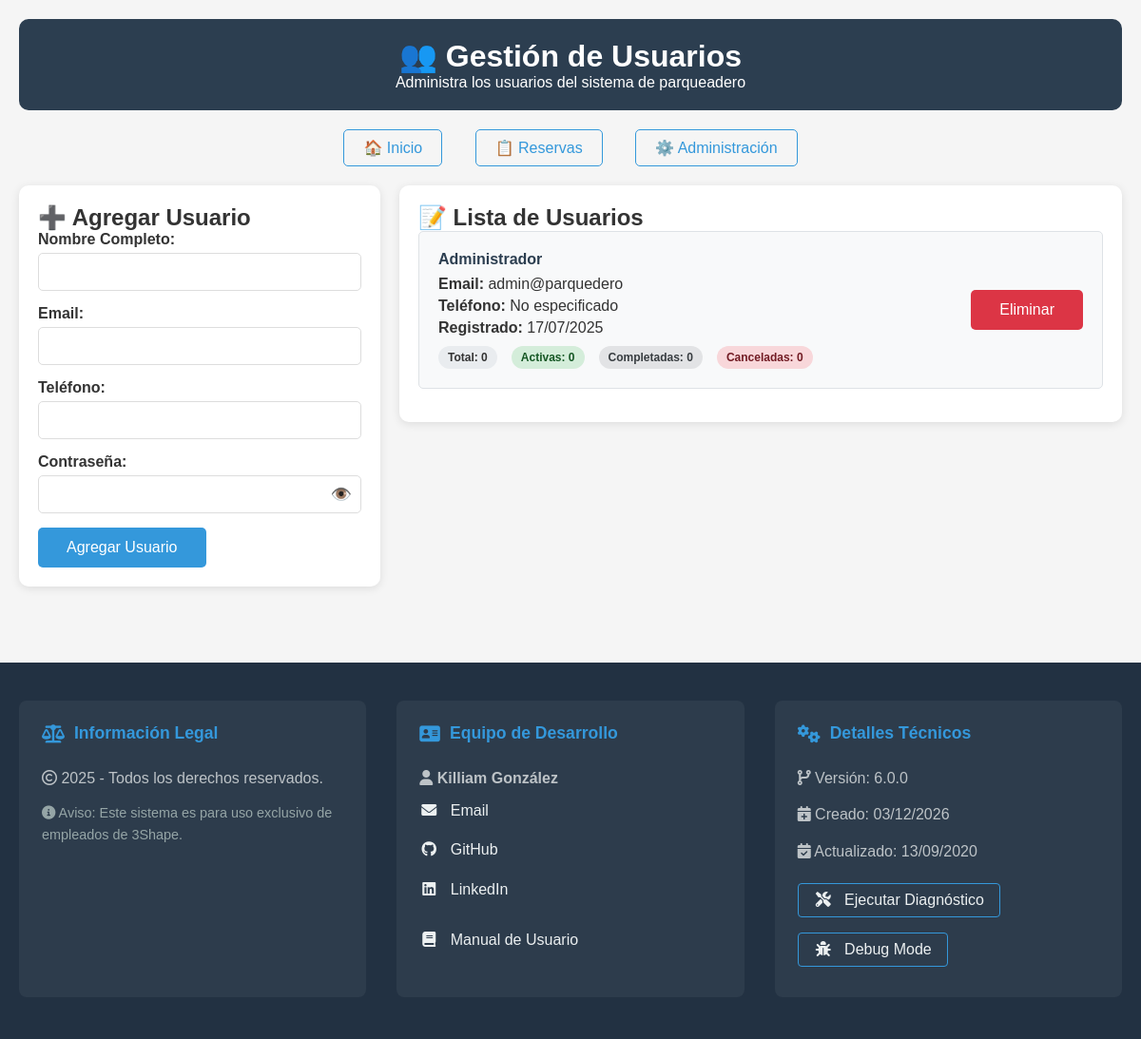
The page /public/usuarios.php?debug=1 (signed in) on the database its author committed.
### tables this page shows
CREATE TABLE usuarios (
    id INT AUTO_INCREMENT PRIMARY KEY,
    nombre VARCHAR(100) NOT NULL,
    email VARCHAR(100) UNIQUE NOT NULL,
    password VARCHAR(255) NOT NULL,
    rol ENUM('admin', 'usuario') DEFAULT 'usuario',
    telefono VARCHAR(20),
    fecha_registro TIMESTAMP DEFAULT CURRENT_TIMESTAMP
);

### public/usuarios.php (the view, shortened to what this page needs)
<?php
$pdo = conectarDB();
$usuarios = $pdo->query("SELECT * FROM usuarios ORDER BY nombre")->fetchAll(PDO::FETCH_ASSOC);
$stats = $pdo->query("
    SELECT
        u.id,
        u.nombre,
        COUNT(r.id) as total_reservas,
        COUNT(CASE WHEN r.estado = 'activa' THEN 1 END) as reservas_activas,
        COUNT(CASE WHEN r.estado = 'completada' THEN 1 END) as reservas_completadas,
        COUNT(CASE WHEN r.estado = 'cancelada' THEN 1 END) as reservas_canceladas
    FROM usuarios u
    LEFT JOIN reservas r ON u.id = r.usuario_id
    GROUP BY u.id, u.nombre
    ORDER BY u.nombre
")->fetchAll(PDO::FETCH_ASSOC);
$stats_indexed = [];
foreach ($stats as $stat) {
    $stats_indexed[$stat['id']] = $stat;
}
?>
<!DOCTYPE html>
<html lang="es">
<head>
</head>
<body>
    <div class="container">
        <div class="header">
            <h1>👥 Gestión de Usuarios</h1>
            <p>Administra los usuarios del sistema de parqueadero</p>
        </div>
        <div class="nav">
            <a href="index.php">🏠 Inicio</a>
            <a href="mis_reservas.php">📋 Reservas</a>
            <a href="admin.php">⚙️ Administración</a>
        </div>
        <div class="grid">
            <div>
                <div class="card">
                    <h2>➕ Agregar Usuario</h2>
                    <form method="POST" action="">
                        <div class="form-group">
                            <label for="nombre">Nombre Completo:</label>
                            <input type="text" name="nombre" id="nombre" required>
                        </div>
                        <div class="form-group">
                            <label for="email">Email:</label>
                            <input type="email" name="email" id="email" required>
                        </div>
                        <div class="form-group">
                            <label for="telefono">Teléfono:</label>
                            <input type="tel" name="telefono" id="telefono" placeholder="">
                        </div>
                        <div class="form-group">
                            <label for="password">Contraseña:</label>
                            <div style="position:relative;">
                                <input type="password" name="password" id="password" required style="padding-right:40px;">
                                <span id="togglePassword" style="position:absolute; right:10px; top:50%; transform:translateY(-50%); cursor:pointer; font-size:18px; color:#888;">👁️</span>
                            </div>
                        </div>
                        <button type="submit">Agregar Usuario</button>
                    </form>
                </div>
            </div>
            <div>
                <div class="card">
                    <h2>📝 Lista de Usuarios</h2>
                    <?php if (empty($usuarios)): ?>
                        <p>No hay usuarios registrados.</p>
                    <?php else: ?>
                        <?php foreach ($usuarios as $usuario): ?>
                            <div class="usuario-item">
                                <div class="usuario-info">
                                    <h4><?php echo htmlspecialchars($usuario['nombre']); ?></h4>
                                    <p><strong>Email:</strong> <?php echo htmlspecialchars($usuario['email']); ?></p>
                                    <p><strong>Teléfono:</strong> <?php echo htmlspecialchars($usuario['telefono'] ?: 'No especificado'); ?></p>
                                    <p><strong>Registrado:</strong> <?php echo date('d/m/Y', strtotime($usuario['fecha_registro'])); ?></p>
                                    <?php if (isset($stats_indexed[$usuario['id']])): ?>
                                        <div class="usuario-stats">
                                            <span class="stat-item">
                                                Total: <?php echo $stats_indexed[$usuario['id']]['total_reservas']; ?>
                                            </span>
                                            <span class="stat-item stat-activa">
                                                Activas: <?php echo $stats_indexed[$usuario['id']]['reservas_activas']; ?>
                                            </span>
                                            <span class="stat-item stat-completada">
                                                Completadas: <?php echo $stats_indexed[$usuario['id']]['reservas_completadas']; ?>
                                            </span>
                                            <span class="stat-item stat-cancelada">
                                                Canceladas: <?php echo $stats_indexed[$usuario['id']]['reservas_canceladas']; ?>
                                            </span>
                                        </div>
                                    <?php endif; ?>
                                </div>
                                <div>
                                    <form method="POST" action="" style="display: inline;">
                                        <button type="submit" class="btn-danger" onclick="return confirm('¿Estás seguro de que quieres eliminar este usuario? También se eliminarán todas sus reservas.')">
                                            Eliminar
                                        </button>
                                    </form>
                                </div>
                            </div>
                        <?php endforeach; ?>
                    <?php endif; ?>
                </div>
            </div>
        </div>
    </div>
    <?php require __DIR__ . '/../resources/partials/footer.php'; ?>
</body>
</html>

### public/usuarios.php (style rules this page uses)
* { margin: 0; padding: 0; box-sizing: border-box; }
body { font-family: Arial, sans-serif; background-color: #f5f5f5; color: #333; }
.container { max-width: 1200px; margin: 0 auto; padding: 20px; }
.header { background-color: #2c3e50; color: white; padding: 20px; text-align: center; margin-bottom: 30px; border-radius: 10px; }
.nav { text-align: center; margin-bottom: 30px; }
.nav a { color: #3498db; text-decoration: none; margin: 0 15px; padding: 10px 20px; border: 1px solid #3498db; border-radius: 5px; transition: all 0.3s; }
.card { background: white; border-radius: 10px; padding: 20px; margin-bottom: 20px; box-shadow: 0 2px 10px rgba(0,0,0,0.1); }
.form-group { margin-bottom: 15px; }
label { display: block; margin-bottom: 5px; font-weight: bold; }
input, select { width: 100%; padding: 10px; border: 1px solid #ddd; border-radius: 5px; font-size: 16px; }
button { background-color: #3498db; color: white; padding: 12px 30px; border: none; border-radius: 5px; cursor: pointer; font-size: 16px; transition: background-color 0.3s; }
.btn-danger { background-color: #dc3545; }
.usuario-item { background-color: #f8f9fa; border: 1px solid #dee2e6; padding: 20px; margin-bottom: 15px; border-radius: 5px; display: flex; justify-content: space-between; align-items: center; }
.usuario-info h4 { margin-bottom: 8px; color: #2c3e50; }
.usuario-info p { margin-bottom: 5px; }
.usuario-stats { display: flex; gap: 15px; margin-top: 10px; }
.stat-item { background-color: #e9ecef; padding: 5px 10px; border-radius: 20px; font-size: 12px; font-weight: bold; }
.stat-activa { background-color: #d4edda; color: #155724; }
.stat-completada { background-color: #e2e3e5; color: #383d41; }
.stat-cancelada { background-color: #f8d7da; color: #721c24; }
.grid { display: grid; grid-template-columns: 1fr 2fr; gap: 20px; }

### rows shown on the page
usuarios: nombre "Administrador", email "admin@parquedero", telefono "No especificado", fecha_registro "17/07/2025", total_reservas "0", reservas_activas "0", reservas_completadas "0", reservas_canceladas "0"

### other values the page prints
date("d/m/Y", filectime($_SERVER['SCRIPT_FILENAME'])) "03/12/2026"
date("d/m/Y", filemtime($_SERVER['SCRIPT_FILENAME'])) "13/09/2020"
